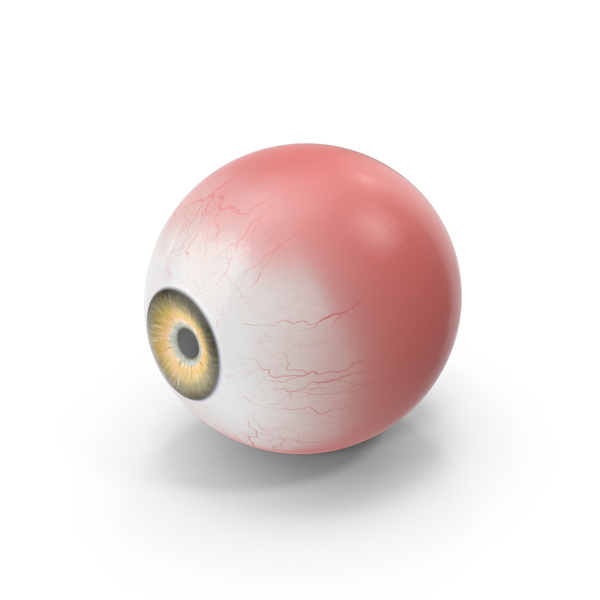
#> input picture ey.jpg, 600 x 600 px
$ python flipping.py --image ey.jpg
#> lines starting #> are read from the running program, lines starting #| are printed output that depends on the picture
import argparse
import cv2

ap = argparse.ArgumentParser()
ap.add_argument("-i", "--image", required=True, help="Path to the image")
args = vars(ap.parse_args())

image = cv2.imread("ey.jpg")
#> image is the input picture: shape (600, 600, 3); mean B, G, R 228.2, 229.2, 239
cv2.imshow("Original", image)

flipped = cv2.flip(image, 1)
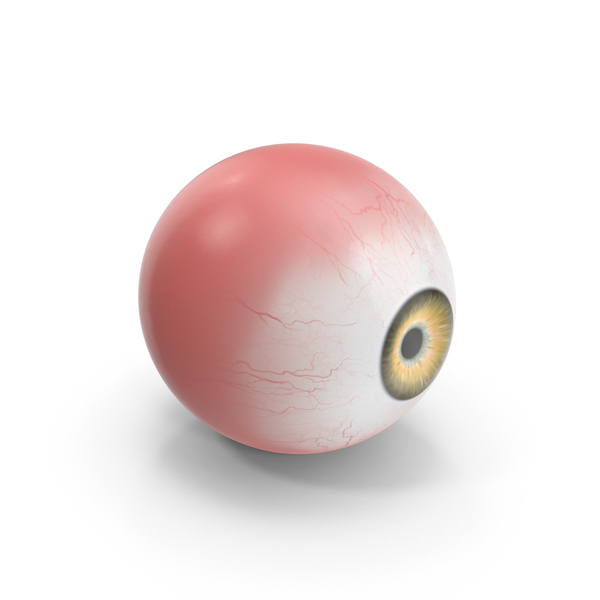
#> flipped: shape (600, 600, 3); mean B, G, R 228.2, 229.2, 239
cv2.imshow("Flipped Horizontally", flipped)

flipped = cv2.flip(image, 0)
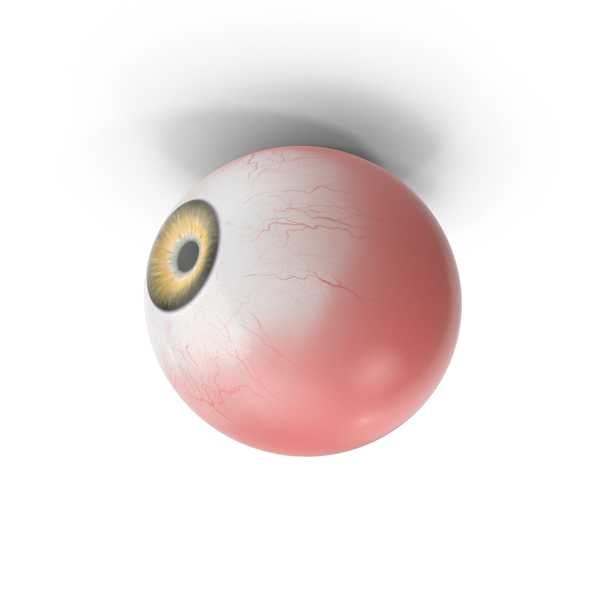
#> flipped: shape (600, 600, 3); mean B, G, R 228.2, 229.2, 239
cv2.imshow("Flipped Vertically", flipped)

flipped = cv2.flip(image, -1)
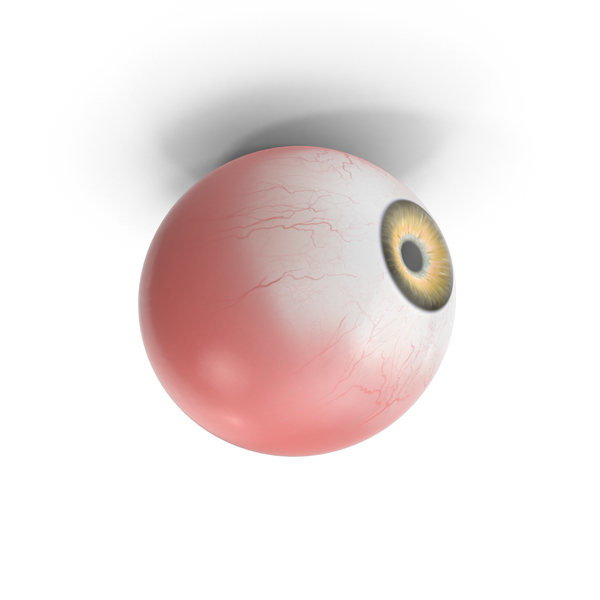
#> flipped: shape (600, 600, 3); mean B, G, R 228.2, 229.2, 239
cv2.imshow("Flipped Vertically and Horizontally", flipped)
cv2.waitKey(0)
